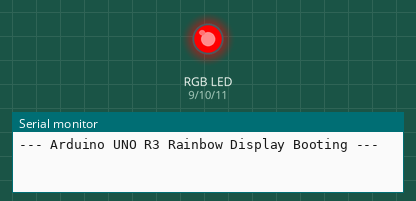
This sketch was run on a simulated Arduino Uno, built with avr-gcc and run on an emulated ATmega328P. Shown: an RGB LED mixed from three pins (HIGH = lit), the last lines printed to the serial monitor. Dim RGB values are drawn brighter than linear.

Above: at 0.05 s.
At 1.7 s:
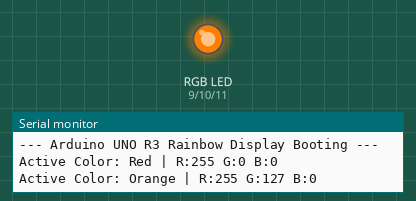
At 3.4 s:
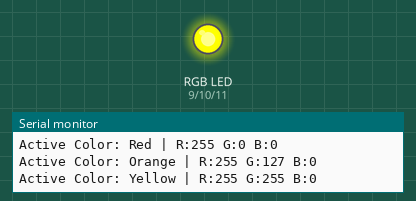
At 6.75 s:
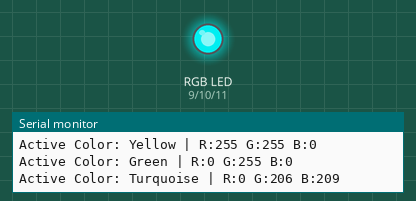
At 10.1 s:
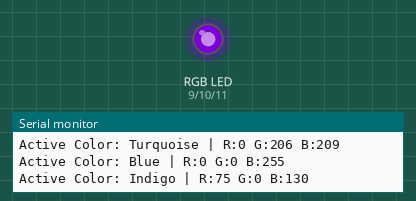
At 13.5 s:
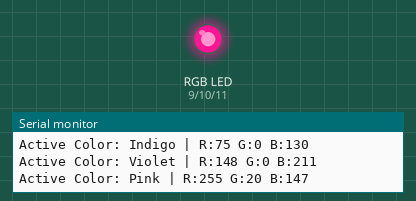
Timing chart, 0 to 17.6 s (numbered marks = the images above):
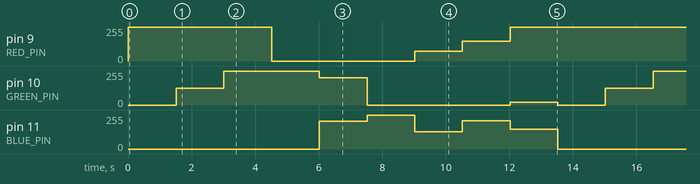

Measured:
- by itself, pin 9 (RED_PIN): repeats every 13.5 s: 0/255 4.5 s, 75/255 1.5 s, 148/255 1.5 s, 255/255 6.0 s
- by itself, pin 10 (GREEN_PIN): repeats every 13.5 s: 255/255 3.0 s, 206/255 1.5 s, 0/255 4.5 s, 20/255 1.5 s, 0/255 1.5 s, 127/255 1.5 s
- by itself, pin 11 (BLUE_PIN): repeats every 13.5 s: 255/255 1.5 s, 130/255 1.5 s, 211/255 1.5 s, 147/255 1.5 s, 0/255 6.0 s, 209/255 1.5 s

The sketch:

Question4.ino
```cpp
// Define PWM Pins for RGB Channels
const int RED_PIN = 9;
const int GREEN_PIN = 10;
const int BLUE_PIN = 11;

// Define the display duration for each color (in milliseconds)
const int COLOR_DELAY = 1500;

void setup() {
  // Initialize Serial Monitor for engineering calibration verification
  Serial.begin(9600);
  Serial.println("--- Arduino UNO R3 Rainbow Display Booting ---");

  // Configure RGB pins as outputs
  pinMode(RED_PIN, OUTPUT);
  pinMode(GREEN_PIN, OUTPUT);
  pinMode(BLUE_PIN, OUTPUT);
}

void loop() {
  // 1. Red (#FF0000 -> 255, 0, 0)
  setRGB(255, 0, 0, "Red");

  // 2. Orange (#FF7F00 -> 255, 127, 0)
  setRGB(255, 127, 0, "Orange");

  // 3. Yellow (#FFFF00 -> 255, 255, 0)
  setRGB(255, 255, 0, "Yellow");

  // 4. Green (#00FF00 -> 0, 255, 0)
  setRGB(0, 255, 0, "Green");

  // 5. Turquoise (#00CED1 -> 0, 206, 209)
  setRGB(0, 206, 209, "Turquoise");

  // 6. Blue (#0000FF -> 0, 0, 255)
  setRGB(0, 0, 255, "Blue");

  // 7. Indigo (#4B0082 -> 75, 0, 130)
  setRGB(75, 0, 130, "Indigo");

  // 8. Violet (#9400D3 -> 148, 0, 211)
  setRGB(148, 0, 211, "Violet");

  // 9. Pink (#FF1493 -> 255, 20, 147)
  setRGB(255, 20, 147, "Pink");
}

/**
 * Helper function to update the PWM duty cycle for the RGB LED channels
 * Note: Assumes a Common Cathode RGB LED configuration.
 */
void setRGB(int rValue, int gValue, int bValue, String colorName) {
  // Write the 8-bit color intensities to the corresponding PWM channels
  analogWrite(RED_PIN, rValue);
  analogWrite(GREEN_PIN, gValue);
  analogWrite(BLUE_PIN, bValue);

  // Output status telemetry to the Serial Monitor
  Serial.print("Active Color: ");
  Serial.print(colorName);
  Serial.print(" | R:"); Serial.print(rValue);
  Serial.print(" G:"); Serial.print(gValue);
  Serial.print(" B:"); Serial.println(bValue);

  // Maintain the color state for the specified observation window
  delay(COLOR_DELAY);
}
```
